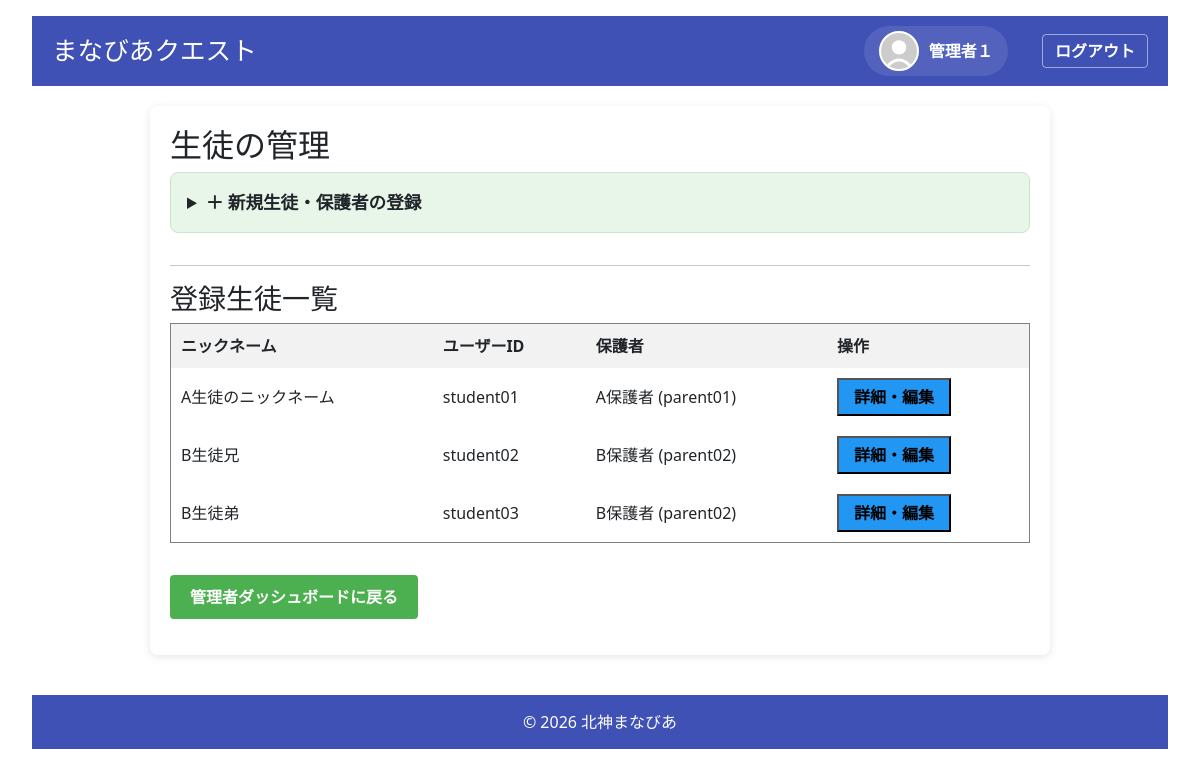
/admin/students (signed in), run on the app's committed database.
### models.py (models this page shows, shortened)
class User(UserMixin, db.Model):
    __tablename__ = 'users'
    id = db.Column(db.Integer, primary_key=True)
    username = db.Column(db.String(80), unique=True, nullable=False)
    password_hash = db.Column(db.String(128), nullable=False)
    role = db.Column(db.String(20), nullable=False)  # 'admin', 'student', 'parent'
    is_first_login = db.Column(db.Boolean, default=True, nullable=False)
    nickname = db.Column(db.String(80), nullable=True)
    avatar = db.Column(db.String(200), nullable=True)
    parent_id = db.Column(db.Integer, db.ForeignKey('users.id'), nullable=True)
    user_level = db.Column(db.Integer, default=1)
    medals = db.Column(db.Integer, default=0)
    user_title = db.Column(db.String(100), default='見習い')
    target_levels_json = db.Column(db.String(200), default='{"math": "Lv1", "english": "Lv1", "japanese": "Lv1"}')
    children = db.relationship('User', backref=db.backref('parent', remote_side=[id]), lazy='dynamic')
    attempt_logs = db.relationship('QuestAttemptLog', back_populates='user', cascade="all, delete-orphan")
    @property
    def display_name(self):
        return self.nickname if self.nickname else self.username
    @property
    def avatar_url(self):
        if self.avatar:
            return f"/static/images/avatars/{self.avatar}"
        return "/static/images/avatars/default.svg"

### app.py (the view, shortened to what this page needs)
@app.route('/admin/students')
def manage_students():
    if session.get('role') != 'admin' :
        return redirect(url_for('login'))
    users = safe_query_all(User.query.filter_by(role='student'))
    data = []
    for user in users:
        user_data = {
            'id': user.id,
            'username': user.username,
            'nickname': user.nickname,
            'progress': [],
            'medals': [],
            'parent': None
        }
        if user.parent:
            user_data['parent'] = {
                'id': user.parent.id,
                'username': user.parent.username,
                'nickname': user.parent.nickname
            }
        progress_records = safe_query_all(UserProgress.query.filter_by(user_id=user.id, status='cleared'))
        if not progress_records:
            user_data['progress'] = []
        medal_counts = safe_query_all(db.session.query(
            QuestHistory.quest_id,
            QuestHistory.attempts
        ).filter_by(user_id=user.id))
        user_data['medals'] = [{'quest_id': m[0], 'count': m[1]} for m in medal_counts]
        data.append(user_data)
    all_parents = safe_query_all(User.query.filter_by(role='parent'))
    parent_list = [{'id': p.id, 'username': p.username, 'nickname': p.nickname} for p in all_parents]
    return render_template('manage_students.html', students=data, parents=parent_list)

### app.py (called while the page is built)
def safe_get(model, ident, retries=3, delay=0.5):
    for i in range(retries):
        try:
            return db.session.get(model, ident)
        except OperationalError as e:
            if "disk I/O error" in str(e) or "database is locked" in str(e):
                app.logger.warning(f"Database get failed (attempt {i+1}/{retries}): {e}. Retrying in {delay}s...")
                time.sleep(delay)
                continue
            raise
    return db.session.get(model, ident)

def safe_query_all(query, retries=3, delay=0.5):
    for i in range(retries):
        try:
            return query.all()
        except OperationalError as e:
            if "disk I/O error" in str(e) or "database is locked" in str(e):
                app.logger.warning(f"Database query all failed (attempt {i+1}/{retries}): {e}. Retrying in {delay}s...")
                time.sleep(delay)
                continue
            raise
    return query.all()

@login_manager.user_loader
def load_user(user_id):
    return safe_get(User, int(user_id))

### templates/manage_students.html (shortened to what this page needs)
{% extends "base.html" %}
{% block content %}
<h2>生徒の管理</h2>
<details style="background: #e8f5e9; padding: 1rem; margin-bottom: 2rem; border-radius: 8px; border: 1px solid #c8e6c9;">
    <summary style="cursor: pointer; font-weight: bold; font-size: 1.1rem;">＋ 新規生徒・保護者の登録</summary>
</details>
<hr>
<h3>登録生徒一覧</h3>
<div style="overflow-x: auto; margin-bottom: 2rem;">
    <table border="1" cellpadding="10" style="width: 100%; border-collapse: collapse; background: white;">
        <thead style="background: #f2f2f2;">
            <tr>
                <th>ニックネーム</th>
                <th>ユーザーID</th>
                <th>保護者</th>
                <th>操作</th>
            </tr>
        </thead>
        <tbody>
            {% for student in students %}
            <tr id="row_{{ student.id }}">
                <td>{{ student.nickname }}</td>
                <td>{{ student.username }}</td>
                <td>
                    {% if student.parent %}
                        {{ student.parent.nickname }} ({{ student.parent.username }})
                    {% else %}
                        <span style="color: #999;">未設定</span>
                    {% endif %}
                </td>
                <td>
                    <button type="button" onclick="showStudentDetail('{{ student.id }}')" style="padding: 5px 15px; background-color: #2196F3;">詳細・編集</button>
                </td>
            </tr>
            {% endfor %}
        </tbody>
    </table>
</div>
<p><a href="{{ url_for('dashboard_admin') }}" class="button">管理者ダッシュボードに戻る</a></p>
{% endblock %}

### templates/base.html (shortened to what this page needs)
<!DOCTYPE html>
<html lang="ja">
<head>
    <link rel="stylesheet" href="{{ url_for('static', filename='css/style.css') }}">
    <link href="https://cdn.jsdelivr.net/npm/bootstrap@5.3.2/dist/css/bootstrap.min.css" rel="stylesheet">
    <link rel="stylesheet" href="https://cdnjs.cloudflare.com/ajax/libs/font-awesome/6.5.1/css/all.min.css">
</head>
<body>
    <header style="background-color: #3f51b5; color: white; padding: 10px 20px; display: flex; align-items: center; min-height: 60px; box-sizing: border-box;">
        <h1 style="margin: 0; font-size: 1.6rem; white-space: nowrap;">まなびあクエスト</h1>
        <nav style="display: flex; align-items: center; gap: 1.2rem; flex-shrink: 0;">
            {% if current_user.is_authenticated %}
            <a href="{{ url_for('profile') }}" style="display: flex; align-items: center; gap: 10px; color: white; text-decoration: none; background: rgba(255,255,255,0.1); padding: 5px 15px; border-radius: 30px; transition: background 0.2s;">
                <div style="width: 40px; height: 40px; border-radius: 50%; overflow: hidden; background-color: #eee; flex-shrink: 0; border: 2px solid white;">
                    <img src="{{ current_user.avatar_url }}" style="width: 100%; height: 100%; object-fit: cover;">
                </div>
                <span style="font-weight: bold; max-width: 150px; overflow: hidden; text-overflow: ellipsis; white-space: nowrap;">{{ current_user.display_name }}</span>
            </a>
            {% endif %}
            <a href="{{ url_for('logout') }}" style="color: white; text-decoration: none; font-weight: 600; white-space: nowrap; border: 1px solid rgba(255,255,255,0.5); padding: 4px 12px; border-radius: 4px;">ログアウト</a>
        </nav>
    </header>
    <main>
        {% block content %}{% endblock %}
    </main>
    <footer>
        &copy; 2026 北神まなびあ
    </footer>
</body>
</html>

### static/css/style.css (style rules this page uses)
body { font-family: "Helvetica Neue", Helvetica, Arial, sans-serif; background-color: #f5f7fa; color: #333333; margin: 0; padding: 1rem 2rem; line-height: 1.6; }
header { background-color: #3f51b5; color: white; padding: 15px 20px; display: flex; align-items: center; justify-content: space-between; }
header h1 { margin: 0; font-size: 1.8rem; }
nav a { color: white; text-decoration: none; margin-left: 15px; font-weight: 600; transition: color 0.3s ease; }
main { max-width: 900px; margin: 20px auto; padding: 20px; background-color: white; border-radius: 8px; box-shadow: 0 2px 8px rgba(0,0,0,0.1); }
footer { text-align: center; padding: 15px 10px; background-color: #3f51b5; color: white; margin-top: 40px; }
h1, h2 { color: #3f51b5; margin-top: 0; }
h3 { color: #303f9f; margin-bottom: 10px; }
img { max-width: 100%; height: auto; margin-right: 10px; }
.button, button, .btn { cursor: pointer; user-select: none; text-decoration: none; display: inline-block; padding: 10px 20px; border-radius: 4px; font-size: 16px; font-weight: 600; transition: background-color 0.3s ease; }
.button { background-color: #4CAF50; color: white; }

### data on the page
User: display_name "管理者１"
User: nickname "A生徒のニックネーム", username "student01", parent.nickname "A保護者", parent.username "parent01"
User: nickname "B生徒兄", username "student02", parent.nickname "B保護者", parent.username "parent02"
User: nickname "B生徒弟", username "student03", parent.nickname "B保護者", parent.username "parent02"
